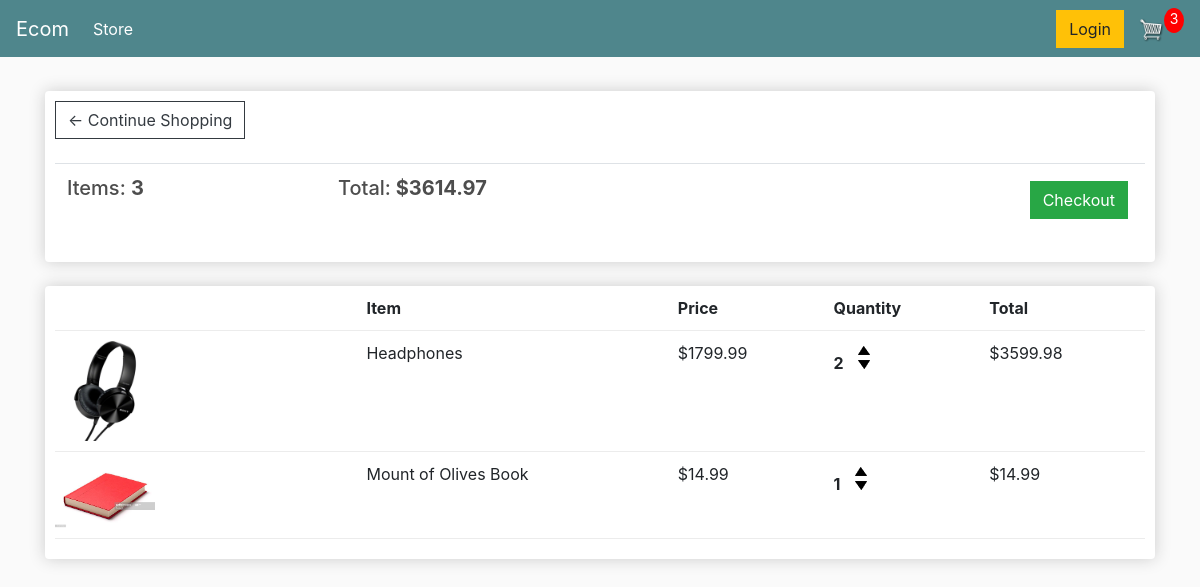
The app's page /cart/ (signed in) with its own data.
### store/models.py (models this page shows, shortened)
class Order(models.Model):
	customer = models.ForeignKey(Customer, on_delete=models.SET_NULL, null=True, blank=True)
	date_ordered = models.DateTimeField(auto_now_add=True)
	complete = models.BooleanField(default=False,null=True,blank=False)
	transaction_id = models.CharField(max_length=100, null=True)
	@property
	def get_cart_total(self):
		orderitems = self.orderitem_set.all()
		total = sum([item.get_total for item in orderitems])
		return total
	@property
	def get_cart_items(self):
		orderitems = self.orderitem_set.all()
		total = sum([item.quantity for item in orderitems])
		return total

class OrderItem(models.Model):
	product = models.ForeignKey(Product, on_delete=models.SET_NULL, null=True)
	order = models.ForeignKey(Order, on_delete=models.SET_NULL, null=True)
	quantity = models.IntegerField(default=0, null=True, blank=True)
	date_added = models.DateTimeField(auto_now_add=True)
	@property
	def get_total(self):
		total = self.product.price * self.quantity
		return total

class Product(models.Model):
    name = models.CharField(max_length=200)
    price = models.DecimalField(max_digits=7,decimal_places=2)
    digital = models.BooleanField(default=False, null=True, blank=True)
    image = models.ImageField(null=True, blank=True)
    @property
    def imageURL(self):
        try:
            url = self.image.url
        except:
            url = ''
        return url

### store/views.py (the view)
# urls.py: path('cart/', views.cart, name="cart"),
def cart(request):
	data = cartData(request)
	cartItems = data['cartItems']
	order = data['order']
	items = data['items']
	context = {'items':items,'order':order,'cartItems':cartItems}
	return render(request, 'store/cart.html', context)

### store/utils.py (called while the page is built)
def cartData(request):
    if request.user.is_authenticated:
        customer = request.user.customer
        order, created = Order.objects.get_or_create(customer=customer, complete=False)
        items = order.orderitem_set.all()
        cartItems = order.get_cart_items
    else:
        cookieData = cookieCart(request)
        cartItems = cookieData['cartItems']
        order = cookieData['order']
        items = cookieData['items']
    return {'cartItems': cartItems, 'order': order, 'items': items}

### store/templates/store/cart.html
{% extends 'store/main.html' %}
{% load static %}
{% block content %}
	<div class="row">
		<div class="col-lg-12">
			<div class="box-element">
				<a  class="btn btn-outline-dark" href="{% url 'store' %}">&#x2190; Continue Shopping</a>
				<br>
				<br>
				<table class="table">
					<tr>
						<th><h5>Items: <strong>{{order.get_cart_items}}</strong></h5></th>
						<th><h5>Total:<strong> ${{order.get_cart_total}}</strong></h5></th>
						<th>
							<a  style="float:right; margin:5px;" class="btn btn-success" href="{% url 'checkout' %}">Checkout</a>
						</th>
					</tr>
				</table>
			</div>
			<br>
			<div class="box-element">
				<div class="cart-row">
					<div style="flex:2"></div>
					<div style="flex:2"><strong>Item</strong></div>
					<div style="flex:1"><strong>Price</strong></div>
					<div style="flex:1"><strong>Quantity</strong></div>
					<div style="flex:1"><strong>Total</strong></div>
				</div>
				{% for item in items %}
				<div class="cart-row">
					<div style="flex:2"><img class="row-image" src="{{item.product.imageURL}}"></div>
					<div style="flex:2">{{item.product.name}}</div>
					<div style="flex:1">${{item.product.price|floatformat:2}}</div>
					<div style="flex:1">
						<p class="quantity">{{item.quantity}}</p>
						<div class="quantity">
						<img data-product="{{item.product.id}}" data-action="add" class="chg-quantity update-cart" src="{% static  'images/arrow-up.png' %}">
						<img data-product="{{item.product.id}}" data-action="remove" class="chg-quantity update-cart" src="{% static  'images/arrow-down.png' %}">
						</div>
					</div>
					<div style="flex:1">${{item.get_total}}</div>
				</div>
				{% endfor %}
			</div>
		</div>
	</div>
{% endblock content %}

### static/css/main.css (style rules this page uses)
body { background-color: hsl(0, 0%, 98%); }
h1,h2,h3,h4,h5,h6 { color:hsl(0, 0%, 30%); }
.box-element { box-shadow:hsl(0, 0%, 80%) 0 0 16px; background-color: #fff; border-radius: 4px; padding: 10px; }
.col-lg-4, .col-lg-6, .col-lg-8, .col-lg-12 { margin-top: 10px; }
.btn { border-radius: 0; }
.row-image { width: 100px; }
.cart-row { display: flex; align-items: flex-stretch; padding-bottom: 10px; margin-bottom: 10px; border-bottom: 1px solid #ececec; }
.quantity { display: inline-block; font-weight: 700; padding-right:10px; }
.chg-quantity { width: 12px; cursor: pointer; display: block; margin-top: 5px; transition:.1s; }

### records on screen
Order: get_cart_items "3", get_cart_total "3614.97"
OrderItem: product.imageURL (picture), product.name "Headphones", product.price "1799.99", quantity "2", get_total "3599.98"
OrderItem: product.imageURL (picture), product.name "Mount of Olives Book", product.price "14.99", quantity "1", get_total "14.99"

### other values on screen
{{ cartItems }} "3"
